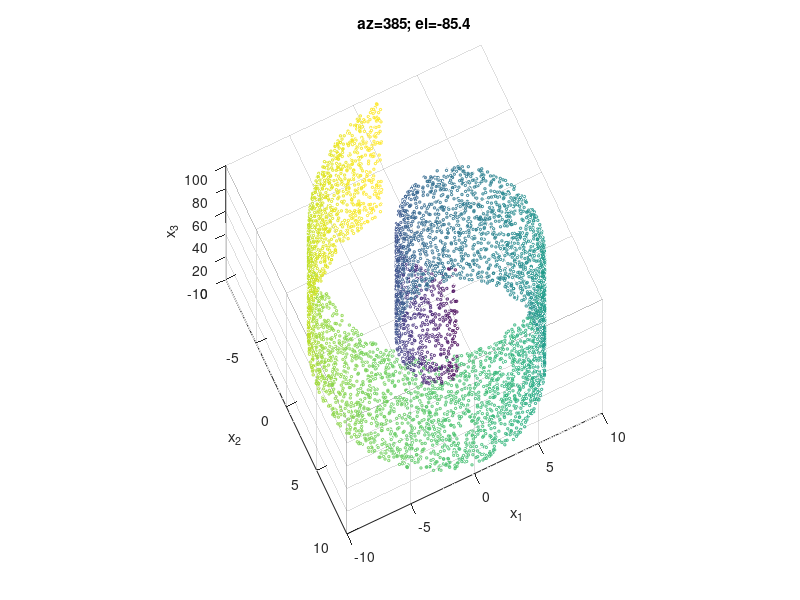

Write MATLAB code to recreate this figure.
% Copyright (c) 2016 by Miguel A. Carreira-Perpinan
% for use in CSE176 Introduction to Machine Learning at UC Merced

% Generate Swissroll dataset
rng(1);						% Fix random number gen. seed
N = 6000;					% Number of training points
Nt = 2000;					% Number of test points
Nall = N + Nt;
a = ((7/2*pi-pi/2)*(rand(Nall,1).^0.65)+pi/2);
Xall = [2+a.*cos(a) 1.5+a.*sin(a) 100*rand(Nall,1)];
X = Xall(1:N,:); C = a(1:N);			% Training dataset
Xt = Xall(N+1:end,:); Ct = a(N+1:end);		% Test dataset

%save swissroll X C Xt Ct

% Plot Swissroll
figure(1); scatter3(X(:,1),X(:,2),X(:,3),3,C);
axis([-10 10 -10 10 0 100]); daspect([1 1 1]);
xlabel('x_1'); ylabel('x_2'); zlabel('x_3');

% Fly around to obtain different views
fr = 40;
el = linspace(-90,90,fr); el = [el el([end-1:-1:2])];
az = 30+linspace(0,360,length(el)+1); az = az([1:end-1]);
for k=1:length(az)
  view(az(k),el(k)); title(['az=' num2str(az(k),3) '; el=' num2str(el(k),3)]);
  pause(0.3);
end

